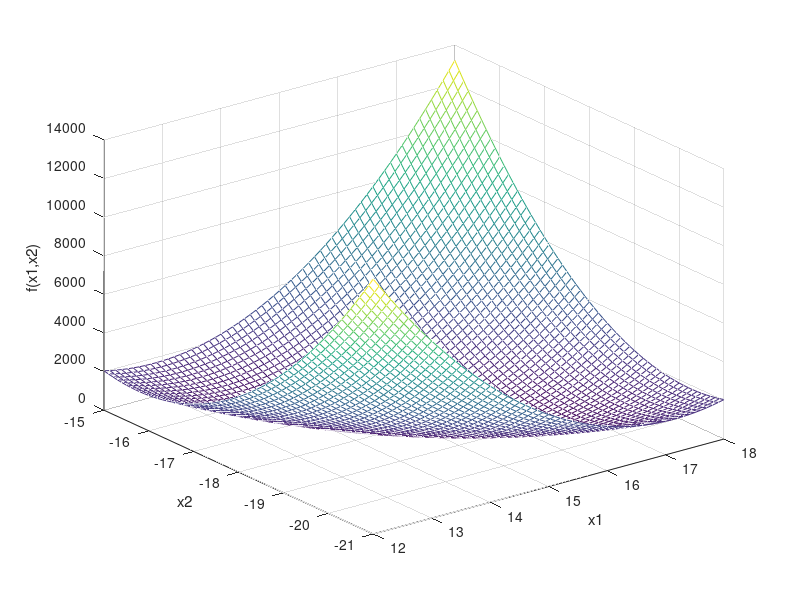
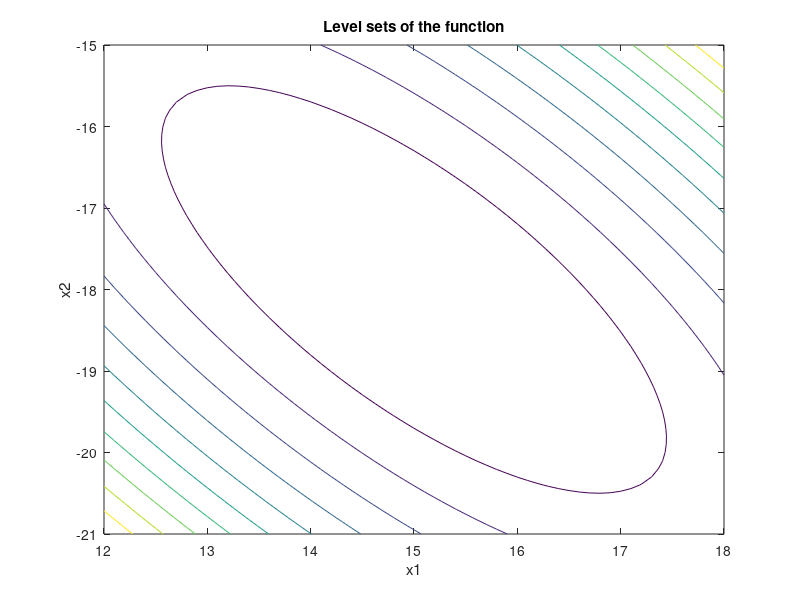
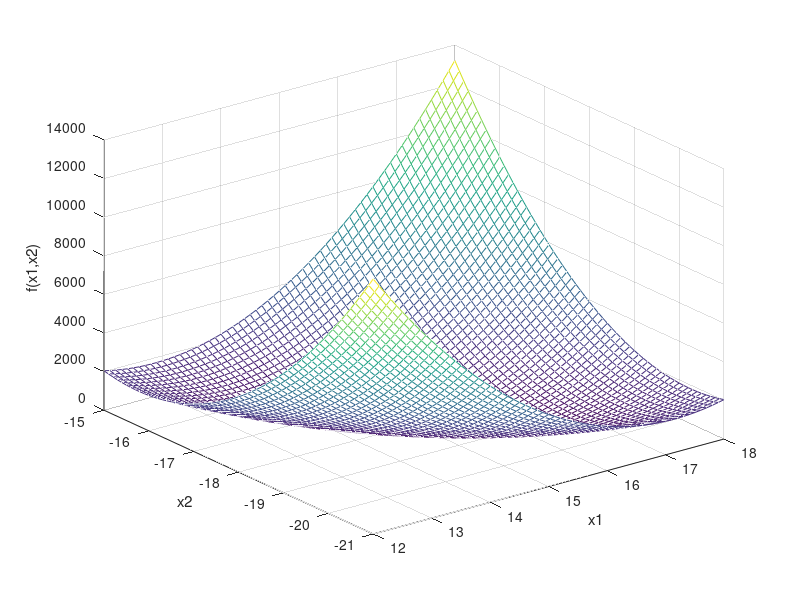
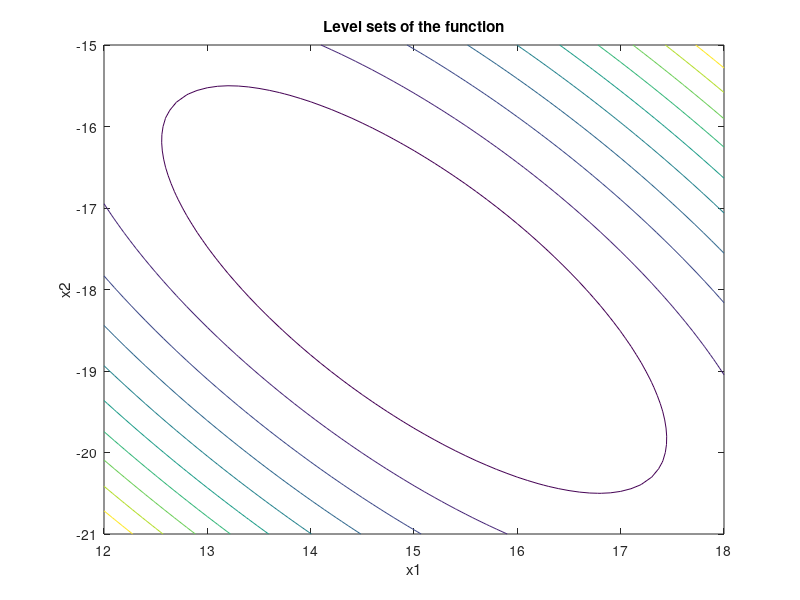

The MATLAB source for these figures, in order:
% Exercise 6.(b)

clear, clc, close all

m=3;
n=2;
A = randi([-20 20],m,n);
x = randi([-20 20],n,1);
b=A*x;
x1=(x(1)-3:.1:x(1)+3);
x2=(x(2)-3:.1:x(2)+3);
len_x = length(x1);

for ii=1:len_x
    for jj=1:len_x
        x3 = [x1(ii);x2(jj)];
        v = A*x3 - b;
        f(ii,jj) = v(1)^2 + v(2)^2 + v(3)^2;
    end
end

figure(7)
mesh(x1, x2, f'), xlabel('x1'), ylabel('x2'), zlabel('f(x1,x2)'), hold on
clc, fprintf('\nI plot the function f. Press a key to continue...'), pause

figure(8)
contour(x1, x2, f'), xlabel('x1'), ylabel('x2'), title('Level sets of the function')
clc, fprintf('\nI plot the level sets of the function. Press a key to continue...'), pause

clear b
clear f

e = randi([-10,10],m,1);
%e = [0;0;0];
b=A*x+10^(-2)*e;

for ii=1:len_x
    for jj=1:len_x
        x3 = [x1(ii);x2(jj)];
        v = A*x3 - b;
        f(ii,jj) = v(1)^2 + v(2)^2 + v(3)^2;
    end
end

figure(9)
mesh(x1, x2, f'), xlabel('x1'), ylabel('x2'), zlabel('f(x1,x2)'), hold on
clc, fprintf('\nI plot the function f. Press a key to continue...'), pause

figure(10)
contour(x1, x2, f'), xlabel('x1'), ylabel('x2'), title('Level sets of the function')
clc, fprintf('\nI plot the level sets of the function. Press a key to continue...'), pause

